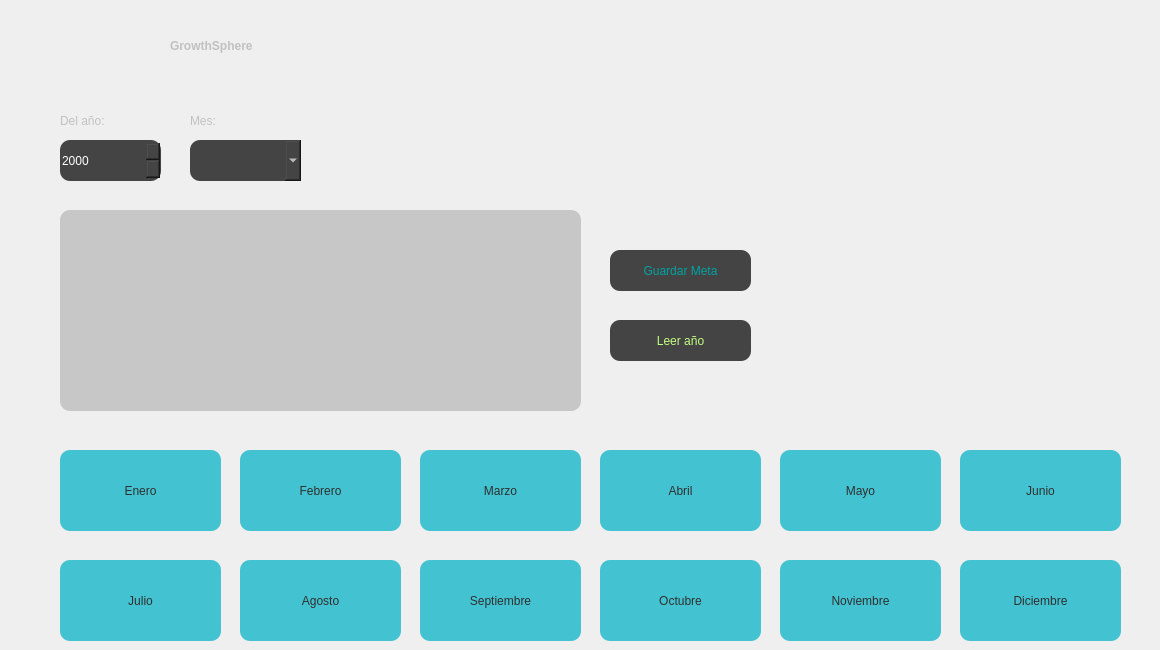
   <widget class="QWidget" name="tab_5">
    <attribute name="title">
     <string>Metas mensuales</string>
    </attribute>
    <widget class="QPushButton" name="Enero">
     <property name="geometry">
      <rect>
       <x>60</x>
       <y>450</y>
       <width>161</width>
       <height>81</height>
      </rect>
     </property>
     <property name="styleSheet">
      <string notr="true">QPushButton {
  font: 12pt &quot;Segoe UI&quot;;
  border: none;
  background-color: rgb(67, 195, 209);
  color: rgb(47, 47, 47);
  border-radius: 10px;
}

QPushButton:hover {
background-color: rgb(199, 199, 199);
  border-color: rgb(81, 81, 81);
}

QPushButton:pressed {
background-color: rgb(199, 199, 199);
  border-color: rgb(81, 81, 81);
}
</string>
     </property>
     <property name="text">
      <string>Enero</string>
     </property>
    </widget>
    <widget class="QPushButton" name="Febrero">
     <property name="geometry">
      <rect>
       <x>240</x>
       <y>450</y>
       <width>161</width>
       <height>81</height>
      </rect>
     </property>
     <property name="styleSheet">
      <string notr="true">QPushButton {
  font: 12pt &quot;Segoe UI&quot;;
  border: none;
  background-color: rgb(67, 195, 209);
  color: rgb(47, 47, 47);
  border-radius: 10px;
}

QPushButton:hover {
background-color: rgb(199, 199, 199);
  border-color: rgb(81, 81, 81);
}

QPushButton:pressed {
background-color: rgb(199, 199, 199);
  border-color: rgb(81, 81, 81);
}</string>
     </property>
     <property name="text">
      <string>Febrero</string>
     </property>
    </widget>
    <widget class="QPushButton" name="Marzo">
     <property name="geometry">
      <rect>
       <x>420</x>
       <y>450</y>
       <width>161</width>
       <height>81</height>
      </rect>
     </property>
     <property name="styleSheet">
      <string notr="true">QPushButton {
  font: 12pt &quot;Segoe UI&quot;;
  border: none;
  background-color: rgb(67, 195, 209);
  color: rgb(47, 47, 47);
  border-radius: 10px;
}

QPushButton:hover {
background-color: rgb(199, 199, 199);
  border-color: rgb(81, 81, 81);
}

QPushButton:pressed {
background-color: rgb(199, 199, 199);
  border-color: rgb(81, 81, 81);
}</string>
     </property>
     <property name="text">
      <string>Marzo</string>
     </property>
    </widget>
    <widget class="QPushButton" name="Abril">
     <property name="geometry">
      <rect>
       <x>600</x>
       <y>450</y>
       <width>161</width>
       <height>81</height>
      </rect>
     </property>
     <property name="styleSheet">
      <string notr="true">QPushButton {
  font: 12pt &quot;Segoe UI&quot;;
  border: none;
  background-color: rgb(67, 195, 209);
  color: rgb(47, 47, 47);
  border-radius: 10px;
}

QPushButton:hover {
background-color: rgb(199, 199, 199);
  border-color: rgb(81, 81, 81);
}

QPushButton:pressed {
background-color: rgb(199, 199, 199);
  border-color: rgb(81, 81, 81);
}</string>
     </property>
     <property name="text">
      <string>Abril</string>
     </property>
    </widget>
    <widget class="QPushButton" name="Mayo">
     <property name="geometry">
      <rect>
       <x>780</x>
       <y>450</y>
       <width>161</width>
       <height>81</height>
      </rect>
     </property>
     <property name="styleSheet">
      <string notr="true">QPushButton {
  font: 12pt &quot;Segoe UI&quot;;
  border: none;
  background-color: rgb(67, 195, 209);
  color: rgb(47, 47, 47);
  border-radius: 10px;
}

QPushButton:hover {
background-color: rgb(199, 199, 199);
  border-color: rgb(81, 81, 81);
}

QPushButton:pressed {
background-color: rgb(199, 199, 199);
  border-color: rgb(81, 81, 81);
}</string>
     </property>
     <property name="text">
      <string>Mayo</string>
     </property>
    </widget>
    <widget class="QPushButton" name="Junio">
     <property name="geometry">
      <rect>
       <x>960</x>
       <y>450</y>
       <width>161</width>
       <height>81</height>
      </rect>
     </property>
     <property name="styleSheet">
      <string notr="true">QPushButton {
  font: 12pt &quot;Segoe UI&quot;;
  border: none;
  background-color: rgb(67, 195, 209);
  color: rgb(47, 47, 47);
  border-radius: 10px;
}

QPushButton:hover {
background-color: rgb(199, 199, 199);
  border-color: rgb(81, 81, 81);
}

QPushButton:pressed {
background-color: rgb(199, 199, 199);
  border-color: rgb(81, 81, 81);
}</string>
     </property>
     <property name="text">
      <string>Junio</string>
     </property>
    </widget>
    <widget class="QPushButton" name="Julio">
     <property name="geometry">
      <rect>
       <x>60</x>
       <y>560</y>
       <width>161</width>
       <height>81</height>
      </rect>
     </property>
     <property name="styleSheet">
      <string notr="true">QPushButton {
  font: 12pt &quot;Segoe UI&quot;;
  border: none;
  background-color: rgb(67, 195, 209);
  color: rgb(47, 47, 47);
  border-radius: 10px;
}

QPushButton:hover {
background-color: rgb(199, 199, 199);
  border-color: rgb(81, 81, 81);
}

QPushButton:pressed {
background-color: rgb(199, 199, 199);
  border-color: rgb(81, 81, 81);
}</string>
     </property>
     <property name="text">
      <string>Julio</string>
     </property>
    </widget>
    <widget class="QPushButton" name="Agosto">
     <property name="geometry">
      <rect>
       <x>240</x>
       <y>560</y>
       <width>161</width>
       <height>81</height>
      </rect>
     </property>
     <property name="styleSheet">
      <string notr="true">QPushButton {
  font: 12pt &quot;Segoe UI&quot;;
  border: none;
  background-color: rgb(67, 195, 209);
  color: rgb(47, 47, 47);
  border-radius: 10px;
}

QPushButton:hover {
background-color: rgb(199, 199, 199);
  border-color: rgb(81, 81, 81);
}

QPushButton:pressed {
background-color: rgb(199, 199, 199);
  border-color: rgb(81, 81, 81);
}</string>
     </property>
     <property name="text">
      <string>Agosto</string>
     </property>
    </widget>
    <widget class="QPushButton" name="Septiembre">
     <property name="geometry">
      <rect>
       <x>420</x>
       <y>560</y>
       <width>161</width>
       <height>81</height>
      </rect>
     </property>
     <property name="styleSheet">
      <string notr="true">QPushButton {
  font: 12pt &quot;Segoe UI&quot;;
  border: none;
  background-color: rgb(67, 195, 209);
  color: rgb(47, 47, 47);
  border-radius: 10px;
}

QPushButton:hover {
background-color: rgb(199, 199, 199);
  border-color: rgb(81, 81, 81);
}

QPushButton:pressed {
background-color: rgb(199, 199, 199);
  border-color: rgb(81, 81, 81);
}</string>
     </property>
     <property name="text">
      <string>Septiembre</string>
     </property>
    </widget>
    <widget class="QPushButton" name="Octubre">
     <property name="geometry">
      <rect>
       <x>600</x>
       <y>560</y>
       <width>161</width>
       <height>81</height>
      </rect>
     </property>
     <property name="styleSheet">
      <string notr="true">QPushButton {
  font: 12pt &quot;Segoe UI&quot;;
  border: none;
  background-color: rgb(67, 195, 209);
  color: rgb(47, 47, 47);
  border-radius: 10px;
}

QPushButton:hover {
background-color: rgb(199, 199, 199);
  border-color: rgb(81, 81, 81);
}

QPushButton:pressed {
background-color: rgb(199, 199, 199);
  border-color: rgb(81, 81, 81);
}</string>
     </property>
     <property name="text">
      <string>Octubre</string>
     </property>
    </widget>
    <widget class="QPushButton" name="Noviembre">
     <property name="geometry">
      <rect>
       <x>780</x>
       <y>560</y>
       <width>161</width>
       <height>81</height>
      </rect>
     </property>
     <property name="styleSheet">
      <string notr="true">QPushButton {
  font: 12pt &quot;Segoe UI&quot;;
  border: none;
  background-color: rgb(67, 195, 209);
  color: rgb(47, 47, 47);
  border-radius: 10px;
}

QPushButton:hover {
background-color: rgb(199, 199, 199);
  border-color: rgb(81, 81, 81);
}

QPushButton:pressed {
background-color: rgb(199, 199, 199);
  border-color: rgb(81, 81, 81);
}</string>
     </property>
     <property name="text">
      <string>Noviembre</string>
     </property>
    </widget>
    <widget class="QPushButton" name="Diciembre">
     <property name="geometry">
      <rect>
       <x>960</x>
       <y>560</y>
       <width>161</width>
       <height>81</height>
      </rect>
     </property>
     <property name="styleSheet">
      <string notr="true">QPushButton {
  font: 12pt &quot;Segoe UI&quot;;
  border: none;
  background-color: rgb(67, 195, 209);
  color: rgb(47, 47, 47);
  border-radius: 10px;
}

QPushButton:hover {
background-color: rgb(199, 199, 199);
  border-color: rgb(81, 81, 81);
}

QPushButton:pressed {
background-color: rgb(199, 199, 199);
  border-color: rgb(81, 81, 81);
}</string>
     </property>
     <property name="text">
      <string>Diciembre</string>
     </property>
    </widget>
    <widget class="QLabel" name="label_21">
     <property name="geometry">
      <rect>
       <x>60</x>
       <y>110</y>
       <width>101</width>
       <height>21</height>
      </rect>
     </property>
     <property name="styleSheet">
      <string notr="true">  font: 12pt &quot;Segoe UI&quot;;
  color: rgb(193, 193, 193)</string>
     </property>
     <property name="text">
      <string>Del año:</string>
     </property>
    </widget>
    <widget class="QDateEdit" name="year_mes">
     <property name="geometry">
      <rect>
       <x>60</x>
       <y>140</y>
       <width>101</width>
       <height>41</height>
      </rect>
     </property>
     <property name="styleSheet">
      <string notr="true">QDateEdit {
  font: 12pt &quot;Segoe UI&quot;;
  border: none;
  background-color: rgb(68, 68, 68);
  color: white;
  border-radius: 10px;
}
</string>
     </property>
     <property name="displayFormat">
      <string>yyyy</string>
     </property>
    </widget>
    <widget class="QComboBox" name="meses">
     <property name="geometry">
      <rect>
       <x>190</x>
       <y>140</y>
       <width>111</width>
       <height>41</height>
      </rect>
     </property>
     <property name="styleSheet">
      <string notr="true">QComboBox {
  font: 12pt &quot;Segoe UI&quot;;
  background-color: rgb(68, 68, 68);
  color: white;
  border-radius: 10px;
}
QComboBox:items{
  font: 12pt &quot;Segoe UI&quot;;
    color: white;
}
QListView{
  font: 12pt &quot;Segoe UI&quot;;
    color: white;
}    </string>
     </property>
    </widget>
    <widget class="QLabel" name="label_22">
     <property name="geometry">
      <rect>
       <x>190</x>
       <y>110</y>
       <width>101</width>
       <height>21</height>
      </rect>
     </property>
     <property name="styleSheet">
      <string notr="true">  font: 12pt &quot;Segoe UI&quot;;
  color: rgb(193, 193, 193)</string>
     </property>
     <property name="text">
      <string>Mes:</string>
     </property>
    </widget>
    <widget class="QTextEdit" name="textMonth">
     <property name="geometry">
      <rect>
       <x>60</x>
       <y>210</y>
       <width>521</width>
       <height>201</height>
      </rect>
     </property>
     <property name="styleSheet">
      <string notr="true">background-color: rgb(199, 199, 199);
border-radius: 10px;</string>
     </property>
    </widget>
    <widget class="QPushButton" name="guardar_mes">
     <property name="geometry">
      <rect>
       <x>610</x>
       <y>250</y>
       <width>141</width>
       <height>41</height>
      </rect>
     </property>
     <property name="styleSheet">
      <string notr="true">QPushButton {
  font: 12pt &quot;Segoe UI&quot;;
  border: none;
  background-color: rgb(68, 68, 68);
  color: white;
  border-radius: 10px;
  color: rgb(0, 163, 163);
}

QPushButton:hover {
  background-color: rgb(81, 81, 81);
  border-color: rgb(81, 81, 81);
}

QPushButton:pressed {
  background-color: rgb(81, 81, 81);
  border-color: rgb(81, 81, 81);
}
</string>
     </property>
     <property name="text">
      <string>Guardar Meta</string>
     </property>
    </widget>
    <widget class="QPushButton" name="leer_mes">
     <property name="geometry">
      <rect>
       <x>610</x>
       <y>320</y>
       <width>141</width>
       <height>41</height>
      </rect>
     </property>
     <property name="styleSheet">
      <string notr="true">QPushButton {
  font: 12pt &quot;Segoe UI&quot;;
  border: none;
  background-color: rgb(68, 68, 68);
  color: white;
  border-radius: 10px;
  color: rgb(196, 255, 129);
}

QPushButton:hover {
  background-color: rgb(81, 81, 81);
  border-color: rgb(81, 81, 81);
}

QPushButton:pressed {
  background-color: rgb(81, 81, 81);
  border-color: rgb(81, 81, 81);
}
</string>
     </property>
     <property name="text">
      <string>Leer año</string>
     </property>
    </widget>
    <widget class="QLabel" name="label_15">
     <property name="geometry">
      <rect>
       <x>170</x>
       <y>30</y>
       <width>201</width>
       <height>31</height>
      </rect>
     </property>
     <property name="styleSheet">
      <string notr="true">  font: 16pt &quot;Segoe UI&quot;;
  color: rgb(193, 193, 193);
font-weight: bold;</string>
     </property>
     <property name="text">
      <string>GrowthSphere</string>
     </property>
    </widget>
    <widget class="QLabel" name="logo_mensual">
     <property name="geometry">
      <rect>
       <x>60</x>
       <y>10</y>
       <width>91</width>
       <height>81</height>
      </rect>
     </property>
     <property name="autoFillBackground">
      <bool>false</bool>
     </property>
     <property name="text">
      <string/>
     </property>
     <property name="pixmap">
      <pixmap>e.jpg</pixmap>
     </property>
     <property name="scaledContents">
      <bool>true</bool>
     </property>
    </widget>
    <widget class="QLabel" name="warningMensual">
     <property name="geometry">
      <rect>
       <x>780</x>
       <y>260</y>
       <width>371</width>
       <height>21</height>
      </rect>
     </property>
     <property name="styleSheet">
      <string notr="true">  font: 12pt &quot;Segoe UI&quot;;
  color:rgb(225, 116, 39);</string>
     </property>
     <property name="text">
      <string/>
     </property>
     <property name="alignment">
      <set>Qt::AlignCenter</set>
     </property>
    </widget>
   </widget>
